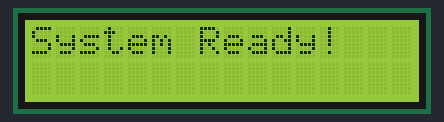
This sketch was run on a simulated Arduino Uno, built with avr-gcc and run on an emulated ATmega328P. Shown: 16×2 character LCD.

Above: at 0.1 s.
At 1.1 s:
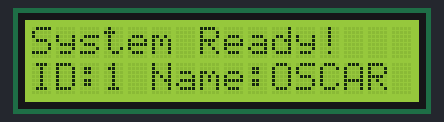
At 2.1 s:
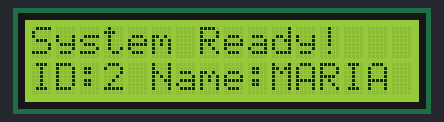
At 3.1 s:
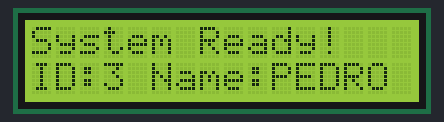

The sketch:

hexagonal-arduino-template.ino
```cpp
// hexagonal-arduino-template.ino (Archivo principal de Arduino)

#include "Infrastructure/LCDAdapter.h"
#include "Infrastructure/SimulatedUserRepository.h"
#include "Infrastructure/ArduinoTimer.h"
#include "Services/UserCycleService.h"
#include "Application/Controller.h"

LCDAdapter lcd_adapter(12, 11, 5, 4, 3, 2);

SimulatedUserRepository repository;
ArduinoTimer arduino_timer;

UserCycleService concrete_service(&repository);
Controller concrete_control(&lcd_adapter, &concrete_service, &arduino_timer);

IController* control = &concrete_control;

void setup()
{
    control->begin(16, 2);
}

void loop()
{
    control->update();
}
```

Controller.h
```cpp
// Controller.h (Versión Final)

#ifndef CONTROLLER_H
#define CONTROLLER_H

#include "../Domain/Ports.h"
// Ya no necesitamos <Arduino.h> aquí. ¡Victoria arquitectónica!

// ===================================
//          CAPA DE APLICACIÓN ⚙️
// ===================================

class Controller : public IController {

private:
    ILCDOutput* lcdOutput;
    IUserCycleService* cycleService;
    ITimer* timer; // 👈 NUEVO: Dependencia del puerto ITimer

    unsigned long lastUpdateTime = 0;
    const long updateInterval = 1000;

public:
    // 👈 CONSTRUCTOR CORREGIDO: Acepta 3 dependencias
    Controller(ILCDOutput* output, IUserCycleService* service, ITimer* timer)
        : lcdOutput(output),
          cycleService(service),
          timer(timer) // 👈 Almacena la implementación real o el Mock
    {}

    void begin(int cols, int rows) override
    {
        lcdOutput->init(cols, rows);
        lcdOutput->displayMessage("System Ready!");
    }

    void update() override
    {
        unsigned long current_time = timer->getTimeMs(); // 👈 USA EL TIMER INYECTADO

        // 👈 CORRECCIÓN LÓGICA: Usar WHILE para capturar saltos de tiempo
        while (current_time - lastUpdateTime >= updateInterval)
        {
            lastUpdateTime += updateInterval;

            User user = cycleService->getNextUser();
            lcdOutput->displayUser(user);
        }
    }
};

#endif // CONTROLLER_H
```

User.h
```cpp
// User.h
#ifndef USER_H
#define USER_H

#include <stddef.h> // Para const char*

// ====================================
//          CAPA DE DOMINIO 🧠
// ====================================

class User {
private:
    const int userId;
    const char* const name;

public:
    User(int userId, const char* name)
        : userId(userId), name(name) {}

    int getUserId() const { return userId; }
    const char* getName() const { return name; }
};

#endif // USER_H
```

ArduinoTimer.h
```cpp
// Infrastructure/ArduinoTimer.h
#ifndef ARDUINO_TIMER_H
#define ARDUINO_TIMER_H

// Corregido: Incluir Ports.h (donde está ITimer)
#include "../Domain/Ports.h"
#include <Arduino.h>

class ArduinoTimer : public ITimer {
public:
    unsigned long getTimeMs() const override {
        return millis();
    }
};

#endif // ARDUINO_TIMER_H
```

SimulatedUserRepository.h
```cpp
#ifndef SIMULATED_USER_REPOSITORY_H
#define SIMULATED_USER_REPOSITORY_H

#include "../Domain/Ports.h"

class SimulatedUserRepository : public IUserRepository {
private:
    static constexpr int MAX_USERS = 3;
    static User users[MAX_USERS];

public:
    User findById(int searchId) const override;
    int getMaxUsers() const override;
};

#endif // SIMULATED_USER_REPOSITORY_H
```

UserCycleService.h
```cpp
// UserCycleService.h
#ifndef USER_CYCLE_SERVICE_H
#define USER_CYCLE_SERVICE_H

#include "../Domain/Ports.h"

// ====================================
//    CAPA DE SERVICIOS DE APLICACIÓN ✨
// ====================================

class UserCycleService : public IUserCycleService {
private:
    IUserRepository* userRepo;
    int currentId = 0;
    const int maxUsers;
public:
    UserCycleService(IUserRepository* repo);
    User getNextUser() override;
};

#endif // USER_CYCLE_SERVICE_H
```

SimulatedUserRepository.cpp
```cpp
#include "Infrastructure/SimulatedUserRepository.h"

User SimulatedUserRepository::users[SimulatedUserRepository::MAX_USERS] = {
    User(1, "OSCAR GONZALEZ"),
    User(2, "MARIA LOPEZ"),
    User(3, "PEDRO PEREZ")
};

User SimulatedUserRepository::findById(int searchId) const {
    for (int i = 0; i < MAX_USERS; ++i) {
        if (users[i].getUserId() == searchId) {
            return users[i];
        }
    }
    return User(0, "Not Found");
}

int SimulatedUserRepository::getMaxUsers() const {
    return MAX_USERS;
}
```

UserCycleService.cpp
```cpp
// UserCycleService.cpp
#include "Services/UserCycleService.h"

UserCycleService::UserCycleService(IUserRepository* repo)
    : userRepo(repo), maxUsers(repo->getMaxUsers()) {}

User UserCycleService::getNextUser() {
    currentId = (currentId % maxUsers) + 1;
    return userRepo->findById(currentId);
}
```

LCDAdapter.h
```cpp
// LCDAdapter.h
#ifndef LCD_ADAPTER_H
#define LCD_ADAPTER_H

#include <LiquidCrystal.h>
#include "../Domain/Ports.h"

// ====================================
//        CAPA DE INFRAESTRUCTURA 💾
// ====================================

class LCDAdapter : public ILCDOutput {
private:
    LiquidCrystal lcd;
public:
    LCDAdapter(int rs, int en, int d4, int d5, int d6, int d7);
    void init(int cols, int rows) override;
    void displayMessage(const char* message) override;
    void displayUser(const User& user) override;
};

#endif // LCD_ADAPTER_H
```

LCDAdapter.cpp
```cpp
// LCDAdapter.cpp
#include "Infrastructure/LCDAdapter.h"

LCDAdapter::LCDAdapter(int rs, int en, int d4, int d5, int d6, int d7)
    : lcd(rs, en, d4, d5, d6, d7) {}

void LCDAdapter::init(int cols, int rows) {
    lcd.begin(cols, rows);
}

void LCDAdapter::displayMessage(const char* message) {
    lcd.clear();
    lcd.print(message);
}

void LCDAdapter::displayUser(const User& user) {
    lcd.setCursor(0, 1);
    lcd.print("ID:");
    lcd.print(user.getUserId());
    lcd.print(" Name:");
    lcd.print(user.getName());
    int cursorPos = 6 + String(user.getUserId()).length() + 6 + String(user.getName()).length();
    for (int i = cursorPos; i < 16; ++i) {
        lcd.print(" ");
    }
}
```

Ports.h
```cpp
#ifndef PORTS_H
#define PORTS_H

#include "User.h"

class User;

class IUserRepository {
public:
    virtual ~IUserRepository() = default;
    virtual User findById(int searchId) const = 0;
    virtual int getMaxUsers() const = 0;
};

class IController {
public:
    virtual ~IController() = default;
    virtual void begin(int cols, int rows) = 0;
    virtual void update() = 0;
};

class ILCDOutput {
public:
    virtual ~ILCDOutput() = default;
    virtual void init(int cols, int rows) = 0;
    virtual void displayUser(const User& user) = 0;
    virtual void displayMessage(const char* message) = 0;
};

class IUserCycleService {
public:
    virtual ~IUserCycleService() = default;
    virtual User getNextUser() = 0;
};

class ITimer {
public:
    virtual ~ITimer() = default;
    virtual unsigned long getTimeMs() const = 0;
};

#endif // PORTS_H
```

Measured:
- by itself, everything shown: repeats every 3.0 s, in 3 steps
- what the display in image 1 shows lasts 1.0 s, from 1.0 s to 2.0 s
